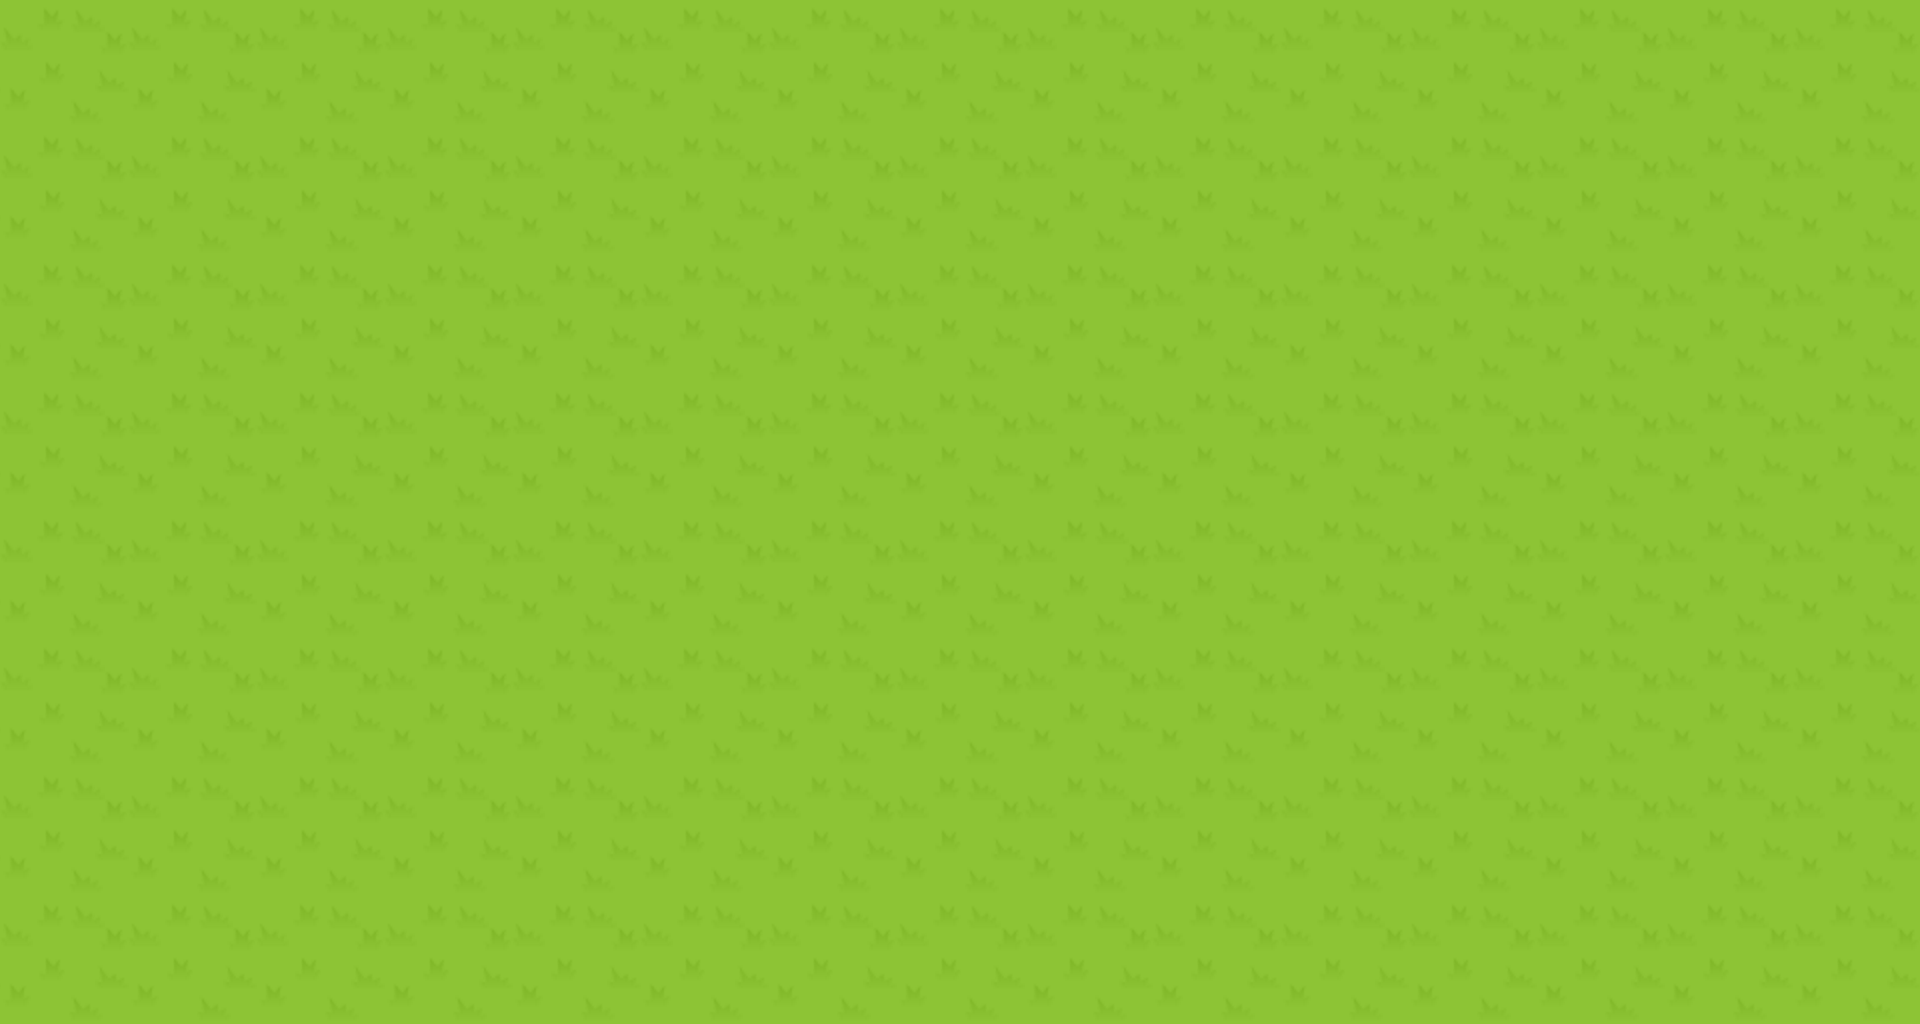

Rendered tile map (Tiled .tmx) drawn with the repository's tilesets; below, a short description and the map source with its tile grids summarised:
An orthogonal 15x8 tile map with 128x128 px tiles, 1 tile layer (Tile Layer 1).

<map version="1.0" tiledversion="2017.10.31" orientation="orthogonal" renderorder="right-down" width="15" height="8" tilewidth="128" tileheight="128" infinite="0" nextobjectid="1">
 <tileset firstgid="1" source="prototypegame-png-128-v01.tsx" />
 <layer name="Tile Layer 1" width="15" height="8">
  <data>[120 cells, 120 non-empty, 1 distinct tile ids]</data>
 </layer>
</map>
